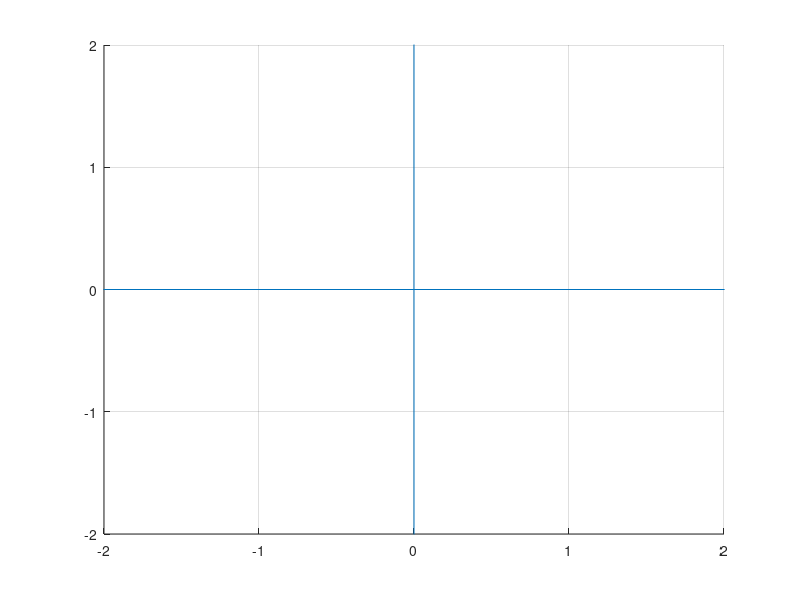

Write MATLAB code to recreate this figure. (Note: this script raises an error after producing the figure.)
clear all;
clc 
NPoints=input("no. of Agents ");
%% Setting up our plot window
xlim([-2,2]);
ylim([-2,2]);
hold on;
line([0,0],[-10,10]);
line([-10,10],[0,0]);
grid on
%% getting our initial states by graphical input
for index=1:NPoints
[X(index),Y(index)]=ginput(1);
plot(X,Y,'o','MarkerFaceColor','red');
end
%% getting dynamics solved by ODE45
[t,y]=Dynamics('non_linear',NPoints,X,Y);
%% ploting x1,y1 from y
for i=1:2:2*NPoints
    plot(y(:,i),y(:,i+1),'-')
    hold on
end
hold off
figure(2)
for i=2*NPoints+1:4*NPoints
    plot(t,y(:,i),'-');
    hold on
end
hold off